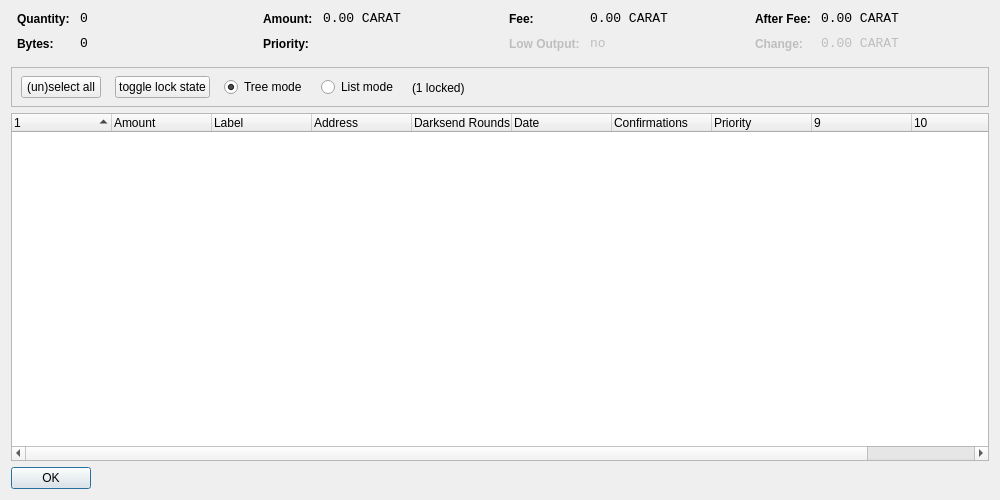
<?xml version="1.0" encoding="UTF-8"?>
<ui version="4.0">
 <class>CoinControlDialog</class>
 <widget class="QDialog" name="CoinControlDialog">
  <property name="geometry">
   <rect>
    <x>0</x>
    <y>0</y>
    <width>1000</width>
    <height>500</height>
   </rect>
  </property>
  <property name="windowTitle">
   <string>Coin Control</string>
  </property>
  <layout class="QVBoxLayout" name="verticalLayout">
   <item>
    <layout class="QHBoxLayout" name="horizontalLayoutTop" stretch="0,0,0,0">
     <property name="topMargin">
      <number>0</number>
     </property>
     <property name="bottomMargin">
      <number>10</number>
     </property>
     <item>
      <layout class="QFormLayout" name="formLayoutCoinControl1">
       <property name="horizontalSpacing">
        <number>10</number>
       </property>
       <property name="verticalSpacing">
        <number>10</number>
       </property>
       <property name="leftMargin">
        <number>6</number>
       </property>
       <property name="rightMargin">
        <number>6</number>
       </property>
       <item row="0" column="0">
        <widget class="QLabel" name="labelCoinControlQuantityText">
         <property name="styleSheet">
          <string notr="true">font-weight:bold;</string>
         </property>
         <property name="text">
          <string>Quantity:</string>
         </property>
        </widget>
       </item>
       <item row="0" column="1">
        <widget class="QLabel" name="labelCoinControlQuantity">
         <property name="font">
          <font>
           <family>Monospace</family>
           <pointsize>10</pointsize>
          </font>
         </property>
         <property name="cursor">
          <cursorShape>IBeamCursor</cursorShape>
         </property>
         <property name="contextMenuPolicy">
          <enum>Qt::ActionsContextMenu</enum>
         </property>
         <property name="text">
          <string notr="true">0</string>
         </property>
         <property name="textInteractionFlags">
          <set>Qt::LinksAccessibleByMouse|Qt::TextSelectableByKeyboard|Qt::TextSelectableByMouse</set>
         </property>
        </widget>
       </item>
       <item row="1" column="0">
        <widget class="QLabel" name="labelCoinControlBytesText">
         <property name="styleSheet">
          <string notr="true">font-weight:bold;</string>
         </property>
         <property name="text">
          <string>Bytes:</string>
         </property>
        </widget>
       </item>
       <item row="1" column="1">
        <widget class="QLabel" name="labelCoinControlBytes">
         <property name="font">
          <font>
           <family>Monospace</family>
           <pointsize>10</pointsize>
          </font>
         </property>
         <property name="cursor">
          <cursorShape>IBeamCursor</cursorShape>
         </property>
         <property name="contextMenuPolicy">
          <enum>Qt::ActionsContextMenu</enum>
         </property>
         <property name="text">
          <string notr="true">0</string>
         </property>
         <property name="textInteractionFlags">
          <set>Qt::LinksAccessibleByMouse|Qt::TextSelectableByKeyboard|Qt::TextSelectableByMouse</set>
         </property>
        </widget>
       </item>
      </layout>
     </item>
     <item>
      <layout class="QFormLayout" name="formLayoutCoinControl2">
       <property name="horizontalSpacing">
        <number>10</number>
       </property>
       <property name="verticalSpacing">
        <number>10</number>
       </property>
       <property name="leftMargin">
        <number>6</number>
       </property>
       <property name="rightMargin">
        <number>6</number>
       </property>
       <item row="0" column="0">
        <widget class="QLabel" name="labelCoinControlAmountText">
         <property name="styleSheet">
          <string notr="true">font-weight:bold;</string>
         </property>
         <property name="text">
          <string>Amount:</string>
         </property>
        </widget>
       </item>
       <item row="0" column="1">
        <widget class="QLabel" name="labelCoinControlAmount">
         <property name="font">
          <font>
           <family>Monospace</family>
           <pointsize>10</pointsize>
          </font>
         </property>
         <property name="cursor">
          <cursorShape>IBeamCursor</cursorShape>
         </property>
         <property name="contextMenuPolicy">
          <enum>Qt::ActionsContextMenu</enum>
         </property>
         <property name="text">
          <string notr="true">0.00 CARAT</string>
         </property>
         <property name="textInteractionFlags">
          <set>Qt::LinksAccessibleByMouse|Qt::TextSelectableByKeyboard|Qt::TextSelectableByMouse</set>
         </property>
        </widget>
       </item>
       <item row="1" column="0">
        <widget class="QLabel" name="labelCoinControlPriorityText">
         <property name="styleSheet">
          <string notr="true">font-weight:bold;</string>
         </property>
         <property name="text">
          <string>Priority:</string>
         </property>
        </widget>
       </item>
       <item row="1" column="1">
        <widget class="QLabel" name="labelCoinControlPriority">
         <property name="font">
          <font>
           <family>Monospace</family>
           <pointsize>10</pointsize>
          </font>
         </property>
         <property name="cursor">
          <cursorShape>IBeamCursor</cursorShape>
         </property>
         <property name="contextMenuPolicy">
          <enum>Qt::ActionsContextMenu</enum>
         </property>
         <property name="text">
          <string/>
         </property>
         <property name="textInteractionFlags">
          <set>Qt::LinksAccessibleByMouse|Qt::TextSelectableByKeyboard|Qt::TextSelectableByMouse</set>
         </property>
        </widget>
       </item>
      </layout>
     </item>
     <item>
      <layout class="QFormLayout" name="formLayoutCoinControl3">
       <property name="horizontalSpacing">
        <number>10</number>
       </property>
       <property name="verticalSpacing">
        <number>10</number>
       </property>
       <property name="leftMargin">
        <number>6</number>
       </property>
       <property name="rightMargin">
        <number>6</number>
       </property>
       <item row="0" column="0">
        <widget class="QLabel" name="labelCoinControlFeeText">
         <property name="styleSheet">
          <string notr="true">font-weight:bold;</string>
         </property>
         <property name="text">
          <string>Fee:</string>
         </property>
        </widget>
       </item>
       <item row="0" column="1">
        <widget class="QLabel" name="labelCoinControlFee">
         <property name="font">
          <font>
           <family>Monospace</family>
           <pointsize>10</pointsize>
          </font>
         </property>
         <property name="cursor">
          <cursorShape>IBeamCursor</cursorShape>
         </property>
         <property name="contextMenuPolicy">
          <enum>Qt::ActionsContextMenu</enum>
         </property>
         <property name="text">
          <string notr="true">0.00 CARAT</string>
         </property>
         <property name="textInteractionFlags">
          <set>Qt::LinksAccessibleByMouse|Qt::TextSelectableByKeyboard|Qt::TextSelectableByMouse</set>
         </property>
        </widget>
       </item>
       <item row="1" column="0">
        <widget class="QLabel" name="labelCoinControlLowOutputText">
         <property name="enabled">
          <bool>false</bool>
         </property>
         <property name="styleSheet">
          <string notr="true">font-weight:bold;</string>
         </property>
         <property name="text">
          <string>Low Output:</string>
         </property>
        </widget>
       </item>
       <item row="1" column="1">
        <widget class="QLabel" name="labelCoinControlLowOutput">
         <property name="enabled">
          <bool>false</bool>
         </property>
         <property name="font">
          <font>
           <family>Monospace</family>
           <pointsize>10</pointsize>
          </font>
         </property>
         <property name="cursor">
          <cursorShape>IBeamCursor</cursorShape>
         </property>
         <property name="contextMenuPolicy">
          <enum>Qt::ActionsContextMenu</enum>
         </property>
         <property name="text">
          <string notr="true">no</string>
         </property>
         <property name="textInteractionFlags">
          <set>Qt::LinksAccessibleByMouse|Qt::TextSelectableByKeyboard|Qt::TextSelectableByMouse</set>
         </property>
        </widget>
       </item>
      </layout>
     </item>
     <item>
      <layout class="QFormLayout" name="formLayoutCoinControl4">
       <property name="horizontalSpacing">
        <number>10</number>
       </property>
       <property name="verticalSpacing">
        <number>10</number>
       </property>
       <property name="leftMargin">
        <number>6</number>
       </property>
       <property name="rightMargin">
        <number>6</number>
       </property>
       <item row="0" column="0">
        <widget class="QLabel" name="labelCoinControlAfterFeeText">
         <property name="styleSheet">
          <string notr="true">font-weight:bold;</string>
         </property>
         <property name="text">
          <string>After Fee:</string>
         </property>
        </widget>
       </item>
       <item row="0" column="1">
        <widget class="QLabel" name="labelCoinControlAfterFee">
         <property name="font">
          <font>
           <family>Monospace</family>
           <pointsize>10</pointsize>
          </font>
         </property>
         <property name="cursor">
          <cursorShape>IBeamCursor</cursorShape>
         </property>
         <property name="contextMenuPolicy">
          <enum>Qt::ActionsContextMenu</enum>
         </property>
         <property name="text">
          <string notr="true">0.00 CARAT</string>
         </property>
         <property name="textInteractionFlags">
          <set>Qt::LinksAccessibleByMouse|Qt::TextSelectableByKeyboard|Qt::TextSelectableByMouse</set>
         </property>
        </widget>
       </item>
       <item row="1" column="0">
        <widget class="QLabel" name="labelCoinControlChangeText">
         <property name="enabled">
          <bool>false</bool>
         </property>
         <property name="styleSheet">
          <string notr="true">font-weight:bold;</string>
         </property>
         <property name="text">
          <string>Change:</string>
         </property>
        </widget>
       </item>
       <item row="1" column="1">
        <widget class="QLabel" name="labelCoinControlChange">
         <property name="enabled">
          <bool>false</bool>
         </property>
         <property name="font">
          <font>
           <family>Monospace</family>
           <pointsize>10</pointsize>
          </font>
         </property>
         <property name="cursor">
          <cursorShape>IBeamCursor</cursorShape>
         </property>
         <property name="contextMenuPolicy">
          <enum>Qt::ActionsContextMenu</enum>
         </property>
         <property name="text">
          <string notr="true">0.00 CARAT</string>
         </property>
         <property name="textInteractionFlags">
          <set>Qt::LinksAccessibleByMouse|Qt::TextSelectableByKeyboard|Qt::TextSelectableByMouse</set>
         </property>
        </widget>
       </item>
      </layout>
     </item>
    </layout>
   </item>
   <item>
    <widget class="QFrame" name="frame">
     <property name="minimumSize">
      <size>
       <width>0</width>
       <height>40</height>
      </size>
     </property>
     <property name="frameShape">
      <enum>QFrame::StyledPanel</enum>
     </property>
     <property name="frameShadow">
      <enum>QFrame::Sunken</enum>
     </property>
     <widget class="QWidget" name="horizontalLayoutWidget">
      <property name="geometry">
       <rect>
        <x>10</x>
        <y>0</y>
        <width>781</width>
        <height>41</height>
       </rect>
      </property>
      <layout class="QHBoxLayout" name="horizontalLayoutPanel" stretch="0,0,0,0,0">
       <property name="spacing">
        <number>14</number>
       </property>
       <item>
        <widget class="QPushButton" name="pushButtonSelectAll">
         <property name="sizePolicy">
          <sizepolicy hsizetype="Maximum" vsizetype="Fixed">
           <horstretch>0</horstretch>
           <verstretch>0</verstretch>
          </sizepolicy>
         </property>
         <property name="text">
          <string>(un)select all</string>
         </property>
        </widget>
       </item>
        <item>
         <widget class="QPushButton" name="pushButtonToggleLock">
          <property name="sizePolicy">
           <sizepolicy hsizetype="Maximum" vsizetype="Fixed">
            <horstretch>0</horstretch>
            <verstretch>0</verstretch>
           </sizepolicy>
          </property>
          <property name="text">
           <string>toggle lock state</string>
          </property>
          <property name="autoDefault">
           <bool>false</bool>
          </property>
         </widget>
        </item>
       <item>
        <widget class="QRadioButton" name="radioTreeMode">
         <property name="sizePolicy">
          <sizepolicy hsizetype="Maximum" vsizetype="Fixed">
           <horstretch>0</horstretch>
           <verstretch>0</verstretch>
          </sizepolicy>
         </property>
         <property name="text">
          <string>Tree mode</string>
         </property>
         <property name="checked">
          <bool>true</bool>
         </property>
        </widget>
       </item>
       <item>
        <widget class="QRadioButton" name="radioListMode">
         <property name="sizePolicy">
          <sizepolicy hsizetype="Maximum" vsizetype="Fixed">
           <horstretch>0</horstretch>
           <verstretch>0</verstretch>
          </sizepolicy>
         </property>
         <property name="text">
          <string>List mode</string>
         </property>
        </widget>
       </item>
        <item>
         <widget class="QLabel" name="labelLocked">
          <property name="text">
           <string>(1 locked)</string>
          </property>
         </widget>
        </item>
       <item>
        <spacer name="horizontalSpacer">
         <property name="orientation">
          <enum>Qt::Horizontal</enum>
         </property>
         <property name="sizeHint" stdset="0">
          <size>
           <width>40</width>
           <height>20</height>
          </size>
         </property>
        </spacer>
       </item>
      </layout>
     </widget>
    </widget>
   </item>
   <item>
    <widget class="CoinControlTreeWidget" name="treeWidget">
     <property name="contextMenuPolicy">
      <enum>Qt::CustomContextMenu</enum>
     </property>
     <property name="sortingEnabled">
      <bool>false</bool>
     </property>
     <property name="columnCount">
      <number>11</number>
     </property>
     <attribute name="headerShowSortIndicator" stdset="0">
      <bool>true</bool>
     </attribute>
     <attribute name="headerStretchLastSection">
      <bool>false</bool>
     </attribute>
     <column>
      <property name="text">
       <string/>
      </property>
     </column>
     <column>
      <property name="text">
       <string>Amount</string>
      </property>
     </column>
     <column>
      <property name="text">
       <string>Label</string>
      </property>
     </column>
     <column>
      <property name="text">
       <string>Address</string>
      </property>
     </column>
     <column>
      <property name="text">
       <string>Darksend Rounds</string>
      </property>
    </column>
     <column>
      <property name="text">
       <string>Date</string>
      </property>
     </column>
     <column>
      <property name="text">
       <string>Confirmations</string>
      </property>
      <property name="toolTip">
       <string>Confirmed</string>
      </property>
     </column>
     <column>
      <property name="text">
       <string>Priority</string>
      </property>
     </column>
     <column>
      <property name="text">
       <string/>
      </property>
     </column>
     <column>
      <property name="text">
       <string/>
      </property>
     </column>
     <column>
      <property name="text">
       <string/>
      </property>
     </column>
     <column>
      <property name="text">
       <string/>
      </property>
     </column>
    </widget>
   </item>
   <item>
    <widget class="QDialogButtonBox" name="buttonBox">
     <property name="sizePolicy">
      <sizepolicy hsizetype="Maximum" vsizetype="Fixed">
       <horstretch>0</horstretch>
       <verstretch>0</verstretch>
      </sizepolicy>
     </property>
     <property name="orientation">
      <enum>Qt::Horizontal</enum>
     </property>
     <property name="standardButtons">
      <set>QDialogButtonBox::Ok</set>
     </property>
    </widget>
   </item>
  </layout>
 </widget>
 <customwidgets>
  <customwidget>
   <class>CoinControlTreeWidget</class>
   <extends>QTreeWidget</extends>
   <header>coincontroltreewidget.h</header>
  </customwidget>
 </customwidgets>
 <resources/>
 <connections/>
</ui>
